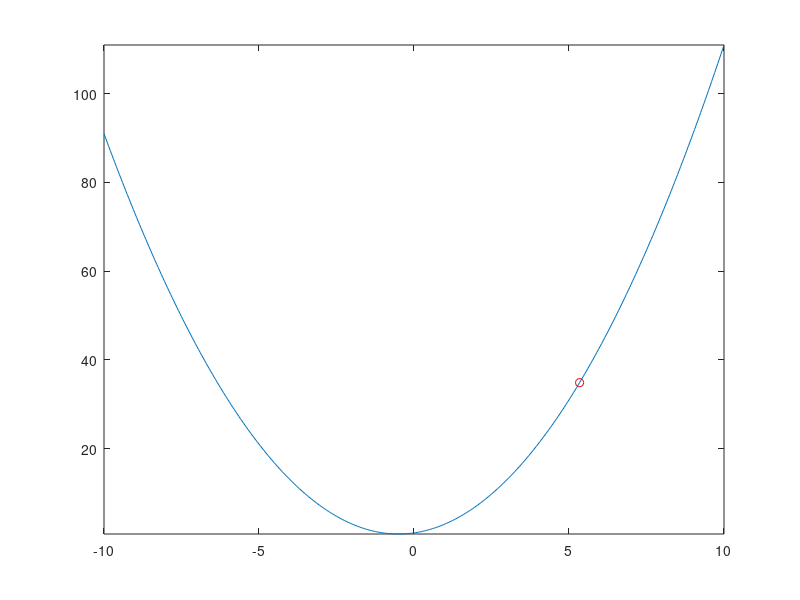

This chart was generated by the following MATLAB code: (Note: this script raises an error after producing the figure.)
%%
% Plot 2D SGD example
%%

clear all;
close all;

addpath('../optimizer');

f = @(x) x.^2 + x + 1;
X = -10:0.05:10;
Y = f(X);
plot(X, Y);
xlim([-10, 10]);
ylim([min(Y), max(Y)]);

hold on;

gamma = 0.3;
lambda = 0.7;
eps = 0.01;
a = 0.1;
x = rand(1)*20 - 10;
k = 0;

xptr = plot(x, f(x), 'ro');
T = 100;

f_pos = get(gcf, 'Position');
f_width = f_pos(3);
f_height = f_pos(4);
mov = zeros(f_height, f_width+10, 1, T, 'uint8');

for k_ = 1:T
    fprintf("%d: x=%f, y=%f\n", k, x, f(x));
    
    [fin, k, xn] = Momentum(f, x, a, k, eps, lambda, gamma);
    if fin
        break
    end
    
    plot([x, xn], [f(x), f(xn)], 'r-');
    x = xn;
    set(xptr, 'XData', x, 'YData', f(x));
    drawnow;
    
    frame = getframe(gcf);
    if k_ == 1
        [mov(:, :, 1, k_), map] = rgb2ind(frame.cdata, 256, 'nodither');
    else
        mov(:, :, 1, k_) = rgb2ind(frame.cdata, map, 'nodither');
    end
end

% resize gif timelength
if k_ < T
    mov = mov(:, :, 1, 1:k_);
end

fname = "Momentum.gif";
fprintf("Write animation to '%s'\n", fname);
imwrite(mov, map, fname, 'DelayTime', 0, 'LoopCount', inf);
